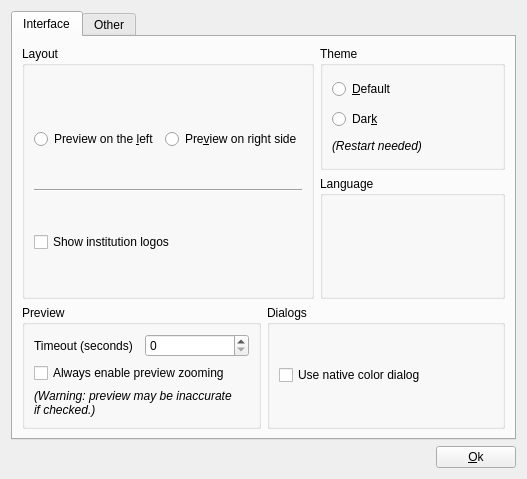
<?xml version="1.0" encoding="UTF-8"?>
<ui version="4.0">
 <class>DialogSettings</class>
 <widget class="QDialog" name="DialogSettings">
  <property name="geometry">
   <rect>
    <x>0</x>
    <y>0</y>
    <width>527</width>
    <height>479</height>
   </rect>
  </property>
  <property name="windowTitle">
   <string>Dialog</string>
  </property>
  <layout class="QVBoxLayout" name="verticalLayout_2">
   <item>
    <widget class="QTabWidget" name="tabWidget">
     <property name="currentIndex">
      <number>0</number>
     </property>
     <widget class="QWidget" name="interface">
      <attribute name="title">
       <string>Interface</string>
      </attribute>
      <layout class="QGridLayout" name="gridLayout">
       <item row="0" column="0" rowspan="2">
        <widget class="QGroupBox" name="groupBox_2">
         <property name="title">
          <string>Layout</string>
         </property>
         <layout class="QGridLayout" name="gridLayout_2">
          <item row="2" column="0" colspan="2">
           <widget class="QCheckBox" name="cbShowLogos">
            <property name="text">
             <string>Show institution logos</string>
            </property>
           </widget>
          </item>
          <item row="0" column="0">
           <layout class="QVBoxLayout" name="verticalLayout">
            <item>
             <widget class="GmicQt::ClickableLabel" name="labelPreviewLeft">
              <property name="sizePolicy">
               <sizepolicy hsizetype="Preferred" vsizetype="Fixed">
                <horstretch>0</horstretch>
                <verstretch>0</verstretch>
               </sizepolicy>
              </property>
              <property name="text">
               <string/>
              </property>
              <property name="pixmap">
               <pixmap resource="../gmic_qt.qrc">:/images/preview_left.png</pixmap>
              </property>
              <property name="alignment">
               <set>Qt::AlignLeading|Qt::AlignLeft|Qt::AlignVCenter</set>
              </property>
             </widget>
            </item>
            <item>
             <widget class="QRadioButton" name="rbLeftPreview">
              <property name="text">
               <string>Preview on the &amp;left</string>
              </property>
             </widget>
            </item>
           </layout>
          </item>
          <item row="0" column="1">
           <layout class="QVBoxLayout" name="verticalLayout_4">
            <item>
             <widget class="GmicQt::ClickableLabel" name="labelPreviewRight">
              <property name="sizePolicy">
               <sizepolicy hsizetype="Preferred" vsizetype="Fixed">
                <horstretch>0</horstretch>
                <verstretch>0</verstretch>
               </sizepolicy>
              </property>
              <property name="text">
               <string/>
              </property>
              <property name="pixmap">
               <pixmap resource="../gmic_qt.qrc">:/images/preview_right.png</pixmap>
              </property>
              <property name="alignment">
               <set>Qt::AlignLeading|Qt::AlignLeft|Qt::AlignVCenter</set>
              </property>
             </widget>
            </item>
            <item>
             <widget class="QRadioButton" name="rbRightPreview">
              <property name="text">
               <string>Pre&amp;view on right side</string>
              </property>
             </widget>
            </item>
           </layout>
          </item>
          <item row="1" column="0" colspan="2">
           <widget class="Line" name="line">
            <property name="orientation">
             <enum>Qt::Horizontal</enum>
            </property>
           </widget>
          </item>
         </layout>
        </widget>
       </item>
       <item row="0" column="1">
        <widget class="QGroupBox" name="groupBoxTheme">
         <property name="title">
          <string>Theme</string>
         </property>
         <layout class="QVBoxLayout" name="verticalLayout_3">
          <item>
           <widget class="QRadioButton" name="rbDefaultTheme">
            <property name="text">
             <string>&amp;Default</string>
            </property>
           </widget>
          </item>
          <item>
           <widget class="QRadioButton" name="rbDarkTheme">
            <property name="text">
             <string>Dar&amp;k</string>
            </property>
           </widget>
          </item>
          <item>
           <widget class="QLabel" name="label">
            <property name="sizePolicy">
             <sizepolicy hsizetype="Preferred" vsizetype="Fixed">
              <horstretch>0</horstretch>
              <verstretch>0</verstretch>
             </sizepolicy>
            </property>
            <property name="text">
             <string>&lt;i&gt;(Restart needed)&lt;/I&gt;</string>
            </property>
           </widget>
          </item>
         </layout>
        </widget>
       </item>
       <item row="1" column="1">
        <widget class="QGroupBox" name="groupBox_5">
         <property name="title">
          <string>Language</string>
         </property>
         <layout class="QVBoxLayout" name="verticalLayout_7">
          <item>
           <widget class="GmicQt::LanguageSelectionWidget" name="languageSelector" native="true"/>
          </item>
         </layout>
        </widget>
       </item>
       <item row="2" column="0" colspan="2">
        <layout class="QHBoxLayout" name="horizontalLayout_4">
         <item>
          <widget class="QGroupBox" name="groupBox_6">
           <property name="title">
            <string>Preview</string>
           </property>
           <layout class="QGridLayout" name="gridLayout_4">
            <item row="0" column="0">
             <widget class="QLabel" name="label_2">
              <property name="text">
               <string>Timeout (seconds)</string>
              </property>
             </widget>
            </item>
            <item row="0" column="1">
             <widget class="QSpinBox" name="sbPreviewTimeout"/>
            </item>
            <item row="1" column="0" colspan="2">
             <widget class="QCheckBox" name="cbPreviewZoom">
              <property name="text">
               <string>Always enable preview zooming</string>
              </property>
             </widget>
            </item>
            <item row="2" column="0" colspan="2">
             <widget class="QLabel" name="label_3">
              <property name="text">
               <string>&lt;html&gt;&lt;head/&gt;&lt;body&gt;&lt;p&gt;&lt;span style=&quot; font-style:italic;&quot;&gt;(Warning: preview may be inaccurate&lt;br/&gt;if checked.)&lt;/span&gt;&lt;/p&gt;&lt;/body&gt;&lt;/html&gt;</string>
              </property>
             </widget>
            </item>
           </layout>
          </widget>
         </item>
         <item>
          <widget class="QGroupBox" name="groupBox_4">
           <property name="title">
            <string>Dialogs</string>
           </property>
           <layout class="QVBoxLayout" name="verticalLayout_6">
            <item>
             <widget class="QCheckBox" name="cbNativeColorDialogs">
              <property name="text">
               <string>Use native color dialog</string>
              </property>
             </widget>
            </item>
           </layout>
          </widget>
         </item>
        </layout>
       </item>
      </layout>
     </widget>
     <widget class="QWidget" name="other">
      <attribute name="title">
       <string>Other</string>
      </attribute>
      <layout class="QGridLayout" name="gridLayout_3">
       <item row="0" column="0">
        <widget class="QGroupBox" name="groupBox">
         <property name="title">
          <string>Internet updates</string>
         </property>
         <layout class="QHBoxLayout" name="horizontalLayout_2">
          <item>
           <widget class="QComboBox" name="cbUpdatePeriodicity"/>
          </item>
          <item>
           <widget class="QPushButton" name="pbUpdate">
            <property name="text">
             <string>Update now</string>
            </property>
           </widget>
          </item>
         </layout>
        </widget>
       </item>
       <item row="0" column="1">
        <spacer name="horizontalSpacer_2">
         <property name="orientation">
          <enum>Qt::Horizontal</enum>
         </property>
         <property name="sizeHint" stdset="0">
          <size>
           <width>227</width>
           <height>20</height>
          </size>
         </property>
        </spacer>
       </item>
       <item row="1" column="0">
        <widget class="QGroupBox" name="groupBox_7">
         <property name="title">
          <string>Output messages</string>
         </property>
         <layout class="QVBoxLayout" name="verticalLayout_8">
          <item>
           <widget class="QComboBox" name="outputMessages"/>
          </item>
          <item>
           <widget class="QCheckBox" name="cbNotifyFailedUpdate">
            <property name="text">
             <string>Notify when scheduled update fails</string>
            </property>
           </widget>
          </item>
         </layout>
        </widget>
       </item>
       <item row="2" column="0">
        <spacer name="verticalSpacer">
         <property name="orientation">
          <enum>Qt::Vertical</enum>
         </property>
         <property name="sizeHint" stdset="0">
          <size>
           <width>20</width>
           <height>122</height>
          </size>
         </property>
        </spacer>
       </item>
      </layout>
     </widget>
    </widget>
   </item>
   <item>
    <layout class="QHBoxLayout" name="horizontalLayout">
     <item>
      <spacer name="horizontalSpacer">
       <property name="orientation">
        <enum>Qt::Horizontal</enum>
       </property>
       <property name="sizeHint" stdset="0">
        <size>
         <width>40</width>
         <height>20</height>
        </size>
       </property>
      </spacer>
     </item>
     <item>
      <widget class="QPushButton" name="pbOk">
       <property name="text">
        <string>&amp;Ok</string>
       </property>
      </widget>
     </item>
    </layout>
   </item>
  </layout>
 </widget>
 <customwidgets>
  <customwidget>
   <class>GmicQt::ClickableLabel</class>
   <extends>QLabel</extends>
   <header>ClickableLabel.h</header>
  </customwidget>
  <customwidget>
   <class>GmicQt::LanguageSelectionWidget</class>
   <extends>QWidget</extends>
   <header>Widgets/LanguageSelectionWidget.h</header>
   <container>1</container>
  </customwidget>
 </customwidgets>
 <resources>
  <include location="../gmic_qt.qrc"/>
 </resources>
 <connections/>
</ui>
